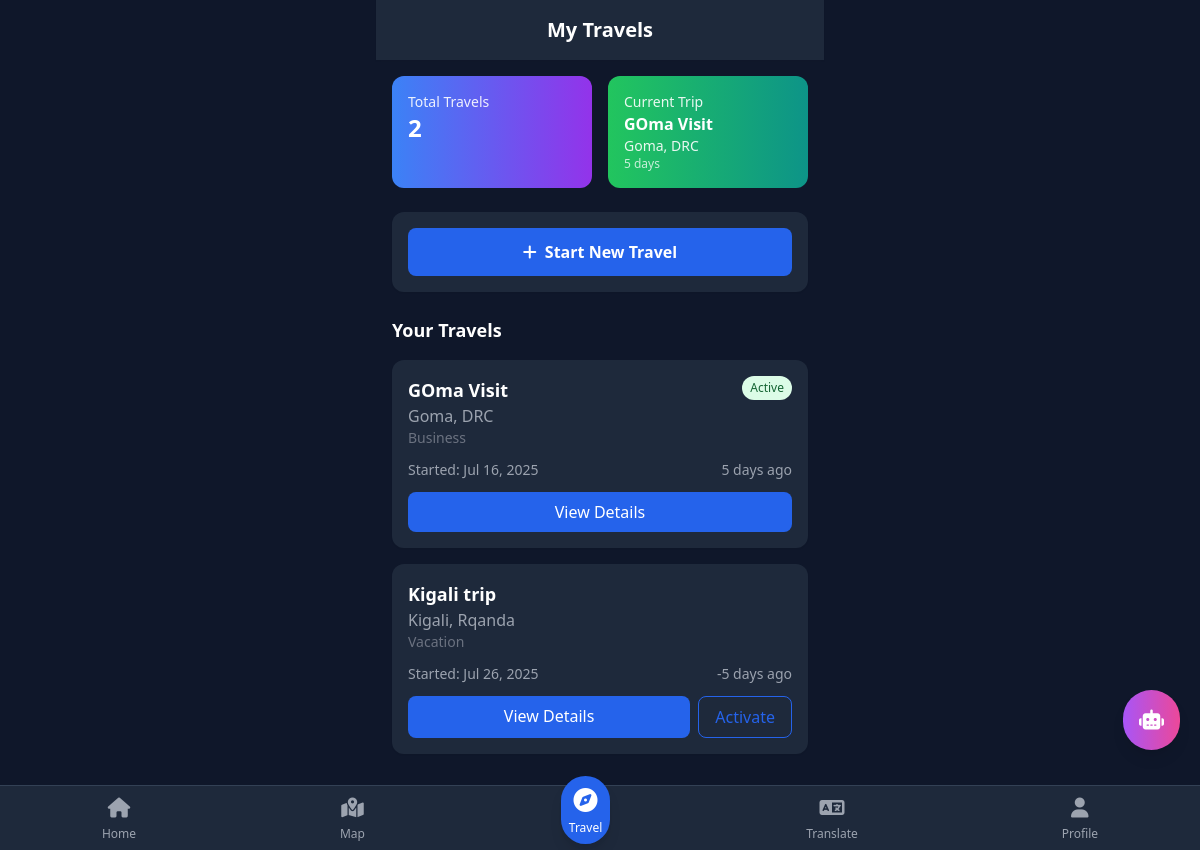
/travels/ (signed in), run on the app's committed database.
### travels/models.py (models this page shows, shortened)
class Travel(models.Model):
    TRAVEL_TYPES = [
        ('business', 'Business'),
        ('scientific', 'Scientific'),
        ('vacation', 'Vacation'),
        ('pilgrimage', 'Pilgrimage'),
    ]
    user = models.ForeignKey(User, on_delete=models.CASCADE)
    name = models.CharField(max_length=100)
    country = models.CharField(max_length=100)
    city = models.CharField(max_length=100)
    travel_type = models.CharField(max_length=20, choices=TRAVEL_TYPES)
    start_date = models.DateField(default=timezone.now)
    residence = models.CharField(max_length=200, blank=True)
    objectives = models.TextField(blank=True)
    is_active = models.BooleanField(default=False)
    advice_data = models.JSONField(null=True, blank=True)
    is_synced = models.BooleanField(default=False)
    created_at = models.DateTimeField(auto_now_add=True)
    updated_at = models.DateTimeField(auto_now=True)
    class Meta:
        ordering = ['-created_at']
    def days_elapsed(self):
        return (timezone.now().date() - self.start_date).days

### travels/views.py (the view)
# urls.py: path('', views.travel_list, name='travel_list'),
@login_required
def travel_list(request):
    travels = Travel.objects.filter(user=request.user)
    active_travel = travels.filter(is_active=True).first()
    context = {
        'travels': travels,
        'active_travel': active_travel,
        'total_travels': travels.count(),
    }
    return render(request, 'travels/travel_list.html', context)

### templates/travels/travel_list.html (shortened to what this page needs)
{% extends 'base.html' %}
{% block content %}
<div class="max-w-md mx-auto">
    <header class="bg-white dark:bg-slate-800 p-4 shadow-sm theme-transition">
        <h1 class="text-xl font-bold text-center">My Travels</h1>
    </header>
    <div class="p-4 space-y-6">
        <div class="grid grid-cols-2 gap-4">
            <div class="bg-gradient-to-r from-blue-500 to-purple-600 text-white p-4 rounded-xl">
                <h3 class="text-sm opacity-90">Total Travels</h3>
                <p class="text-2xl font-bold">{{ total_travels }}</p>
            </div>
            {% if active_travel %}
            <div class="bg-gradient-to-r from-green-500 to-teal-600 text-white p-4 rounded-xl">
                <h3 class="text-sm opacity-90">Current Trip</h3>
                <p class="font-semibold">{{ active_travel.name }}</p>
                <p class="text-sm opacity-90">{{ active_travel.city }}, {{ active_travel.country }}</p>
                <p class="text-xs opacity-75">{{ active_travel.days_elapsed }} days</p>
            </div>
            {% else %}
            <div class="bg-gray-400 text-white p-4 rounded-xl">
                <h3 class="text-sm opacity-90">Current Trip</h3>
                <p class="text-lg">No active travel</p>
            </div>
            {% endif %}
        </div>
        <div class="bg-white dark:bg-slate-800 rounded-xl p-4 shadow-sm">
            <a href="{% url 'travel_new' %}" class="flex items-center justify-center space-x-2 bg-primary-600 text-white py-3 rounded-lg font-semibold hover:bg-primary-700 transition-colors">
                <i class="fas fa-plus"></i>
                <span>Start New Travel</span>
            </a>
        </div>
        {% if travels %}
        <div class="space-y-4">
            <h3 class="font-semibold text-lg">Your Travels</h3>
            {% for travel in travels %}
            <div class="bg-white dark:bg-slate-800 rounded-xl p-4 shadow-sm">
                <div class="flex justify-between items-start mb-3">
                    <div class="flex-1">
                        <h4 class="font-semibold text-lg">{{ travel.name }}</h4>
                        <p class="text-gray-600 dark:text-gray-400">{{ travel.city }}, {{ travel.country }}</p>
                        <p class="text-sm text-gray-500 dark:text-gray-500">{{ travel.get_travel_type_display }}</p>
                    </div>
                    {% if travel.is_active %}
                    <span class="bg-green-100 text-green-800 px-2 py-1 rounded-full text-xs font-medium">
                        Active
                    </span>
                    {% endif %}
                </div>
                <div class="flex justify-between items-center text-sm text-gray-600 dark:text-gray-400 mb-3">
                    <span>Started: {{ travel.start_date|date:"M d, Y" }}</span>
                    <span>{{ travel.days_elapsed }} days ago</span>
                </div>
                <div class="flex space-x-2">
                    <a href="{% url 'travel_detail' travel.id %}"
                       class="flex-1 bg-primary-600 text-white py-2 rounded-lg text-center font-medium hover:bg-primary-700">
                        View Details
                    </a>
                    {% if not travel.is_active %}
                    <button onclick="setActiveTravel({{ travel.id }})"
                            class="px-4 py-2 border border-primary-600 text-primary-600 rounded-lg font-medium hover:bg-primary-50 dark:hover:bg-primary-900/20">
                        Activate
                    </button>
                    {% endif %}
                </div>
            </div>
            {% endfor %}
        </div>
        {% endif %}
    </div>
</div>
{% endblock %}

### templates/base.html (style rules this page uses)
.theme-transition { transition: background-color 0.3s ease, color 0.3s ease; }

### data on the page
Travel: name "GOma Visit", city "Goma", country "DRC", days_elapsed "5", travel_type "Business", is_active "Active", start_date "Jul 16, 2025"
Travel: name "Kigali trip", city "Kigali", country "Rqanda", travel_type "Vacation", start_date "Jul 26, 2025", days_elapsed "-5"

### other printed values
{{ total_travels }} "2"
